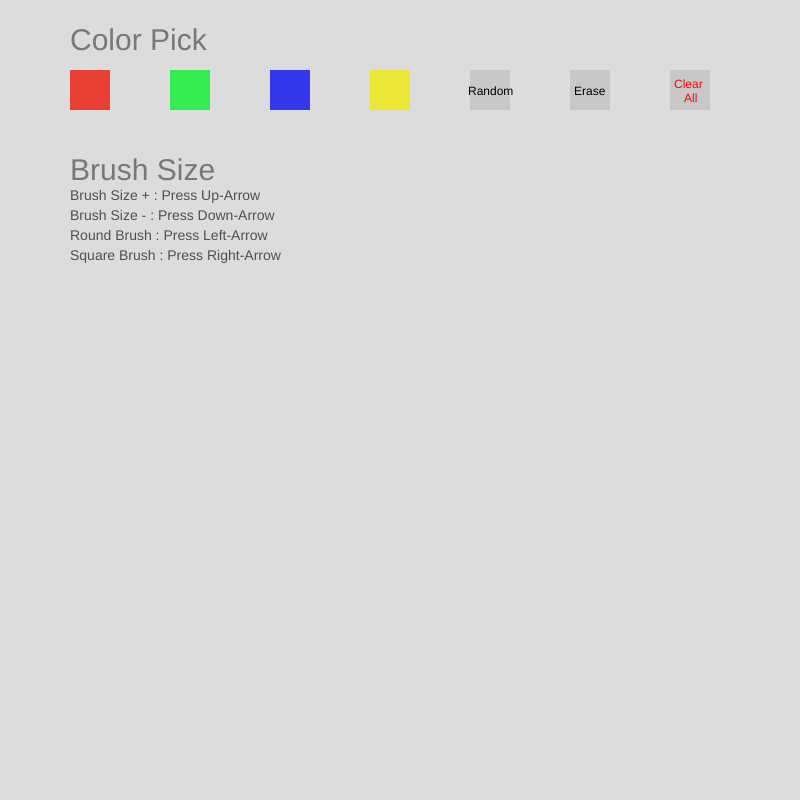
Frame 1 (no input)
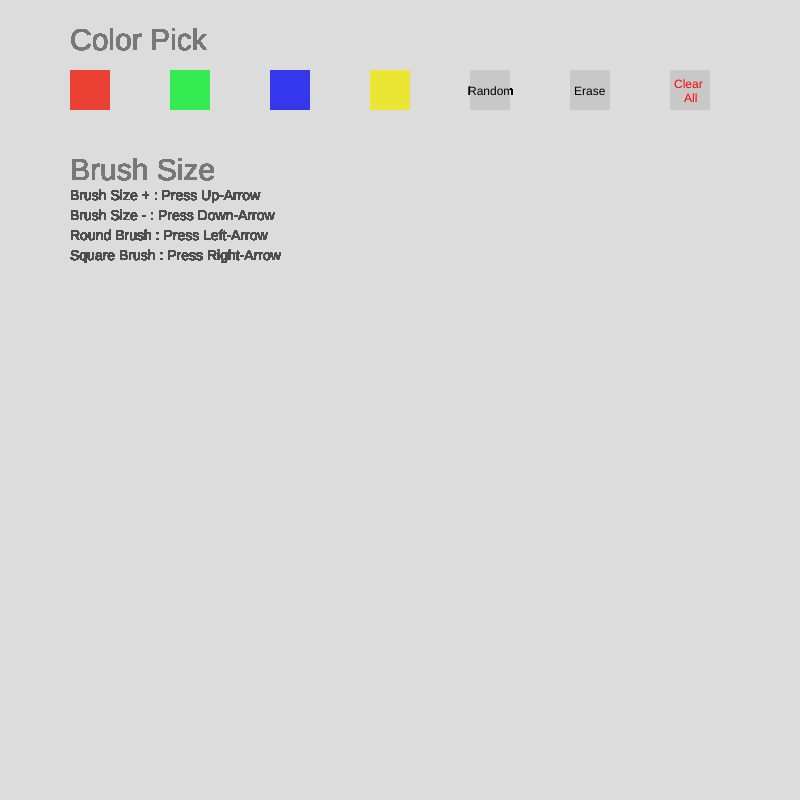
Frame 60 (no input)
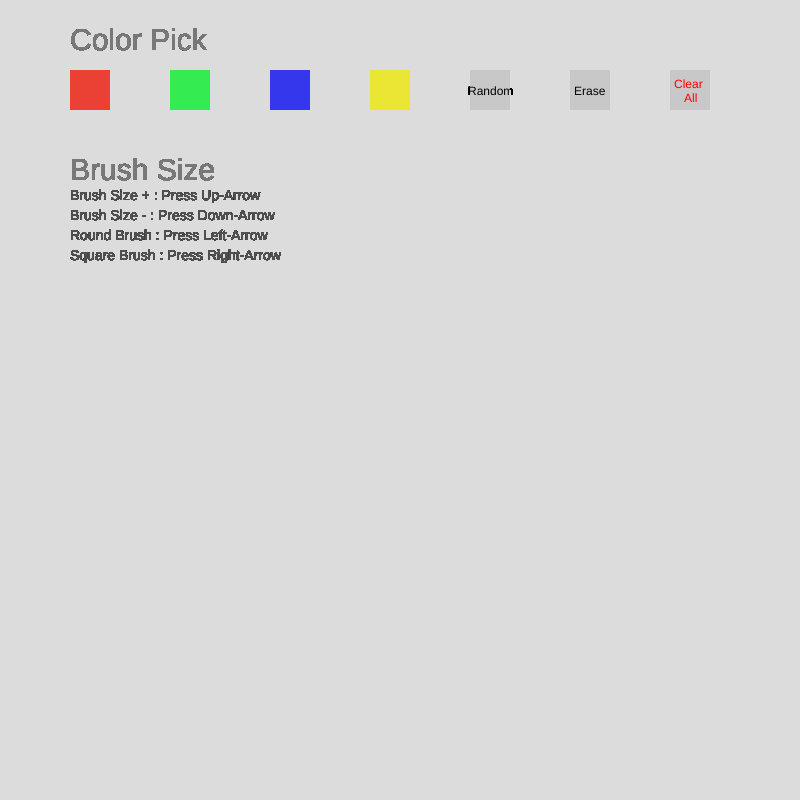
Frame 120 (the mouse pressed at the canvas centre since frame 60)

The p5.js sketch that drew these frames (run headless with seeded random() and noise() and a simulated clock; from frame 60 on, the mouse is pressed at the canvas centre):

// p5.js sketch
// ── sketch.js
let r, g, b;
let x=30, y=30, z=30;

function setup() {
  createCanvas(800, 800);
  background(220);  
  
}

function draw() {
  noStroke();
  fill(120);
  textSize(30);
  text("Color Pick",70, 50); 
  text("Brush Size",70, 180); 
  
  fill(235, 64, 52);  
  rect(70, 70, 40, 40);
  fill(52, 235, 82);
  rect(170, 70, 40, 40);
  fill(52, 55, 235);
  rect(270, 70, 40, 40);
  fill(235, 229, 52);
  rect(370, 70, 40, 40);

  //random
  fill(200);
  rect(470, 70, 40, 40);
  fill(0, 0, 0);
  textSize(12);
  text("Random",468, 95); 
  //erase
  fill(200);
  rect(570, 70, 40, 40);
  fill(0, 0, 0);
  text("Erase",574, 95); 
  //clear
  fill(200);
  rect(670, 70, 40, 40);
  fill(255, 0, 0);
  text("Clear",674, 88);   
  text("All",684, 102);   
  
  //brush size description
  fill(80);
  textSize(14);
  text("Brush Size + : Press Up-Arrow", 70, 200);   
  text("Brush Size - : Press Down-Arrow", 70, 220); 
  text("Round Brush : Press Left-Arrow", 70, 240); 
  text("Square Brush : Press Right-Arrow", 70, 260); 

  if ((mouseX > 70) && (mouseX < 110) && (mouseY > 70) && (mouseY < 110)) {
    if(mouseIsPressed){
    r = 235;
    g = 64;
    b = 52;
    // fill (r, g, b);
        }
      }
  
  else if ((mouseX > 170) && (mouseX < 210) && (mouseY > 70) && (mouseY < 110)) {
    if(mouseIsPressed){
    r = 52;
    g = 235;
    b = 82;
    // fill (r, g, b);
    }
      }
  else if ((mouseX > 270) && (mouseX < 310) && (mouseY > 70) && (mouseY < 110)) {
    if(mouseIsPressed){
    r = 52;
    g = 55;
    b = 235;
    // fill (r, g, b);
    }
      }  
  
  else if ((mouseX > 370) && (mouseX < 410) && (mouseY > 70) && (mouseY < 110)) {
    if(mouseIsPressed){
    r = 235;
    g = 229;
    b = 52;
    // fill (r, g, b);
    }
      }    
      
  else if ((mouseX > 470) && (mouseX < 510) && (mouseY > 70) && (mouseY < 110)) {
    if(mouseIsPressed){
    r = random(255);
    g = random(255);
    b = random(255);
    // fill (r, g, b);
    }
      } 
  
  else if ((mouseX > 570) && (mouseX < 610) && (mouseY > 70) && (mouseY < 110)) {
    if(mouseIsPressed){
    r = 220;
    g = 220;
    b = 220;
    // fill (r, g, b);
    }
      }  
    
  else if ((mouseX > 670) && (mouseX < 710) && (mouseY > 70) && (mouseY < 110)) {
    if(mouseIsPressed){
    background (220);
      }  
  }
  
}

function mouseDragged(){
  noStroke();
  fill (r, g, b);
  
  // circle(mouseX, mouseY, x, y);
  
  rectX0=mouseX;
  rectY0=mouseY;
  rectX1=30;
  rectY1=30;
  rectZ=0;
  rect(mouseX, mouseY, x, y, z)
  
 }


// Brush Variation

function keyPressed() {
  if (keyCode === UP_ARROW) {
    x += 5;
    y += 5;
}

  if (keyCode === DOWN_ARROW) {
    x -= 5;
    y -= 5;
}
  if (keyCode === LEFT_ARROW) {
    z = x;
}
  if (keyCode === RIGHT_ARROW) {
    z = 0;
}
}

// function keyTyped(){
      
//   if (key == 'a') {
//     rectZ = rectZ+10;
// }
  
//   if (key == 'b') {
//     rectZ = rectZ+10;
// }
  
// }
